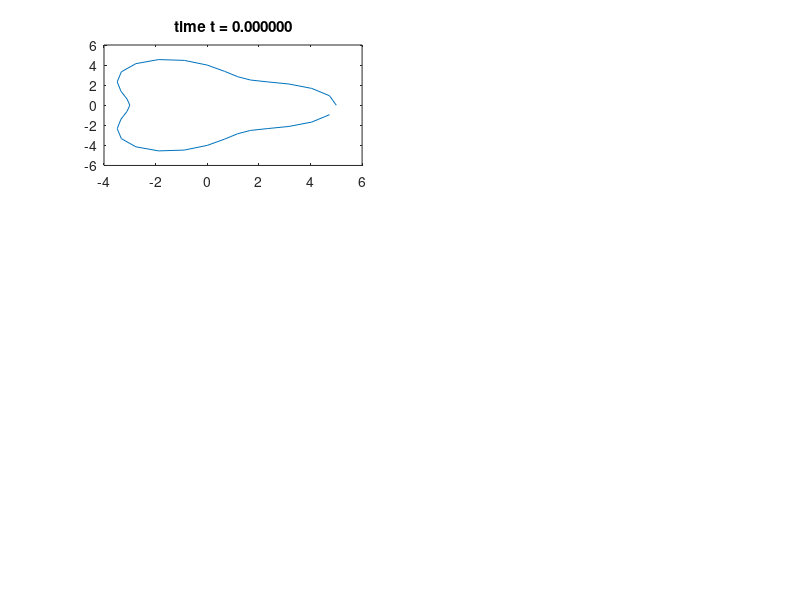

The MATLAB source for this figure: (Note: this script raises an error after producing the figure.)
% main function to test project curvature flow project
% Hai 09/10/2016

clear all
close all

%% Initial geometry set up
s = @(t) [(4+cos(3*t)).*cos(t), (4+cos(3*t)).*sin(t)];

%% Part 1 curve shape evolution
N = 400;    % time discretization
M = 32;     % space discretization
tfinal = 4; % final evolution time

tt = 0:tfinal;
count = numel(tt)-1;
xx = 2*pi*(0:1/M:(M-1)/M)';
x = NaN( M, 2, count);
x(:,:,1) = s(xx);
figure()
    subplot(3,2,1)
    plot(real(x(:,1,1)),real(x(:,2,1)))
    title(sprintf('time t = %f',tt(1)))
for k = 1:count 
    x(:,:,k+1) = curvflow( N/count, M, x(:,:,k), tt(k), tt(k+1));  
    subplot(3,2,k+1)
    plot(real(x(:,1,k+1)),real(x(:,2,k+1)))
    title(sprintf('time t = %f',tt(k+1)))
end

%% Part 2 CPU time per time-step
M = 2.^(7:12);
tcpu = NaN(numel(M),1);
for  k=1:numel(M)
   xx = 2*pi*(0:1/M(k):(M(k)-1)/M(k))';
   x = s(xx);
   tic
   x = curvflow( 1, M(k), x, 0, tfinal/N); 
   tcpu(k) = toc;
end
figure()
myloglog(M/M(1),tcpu,'c')   % M has been rescaled by M(1)
mytable(M,tcpu,'c')

%% Part 3 Order of accuracy
N = 2.^(2:6)*100;
M = 64;     % space discretization
tfinal = 4; % final evolution time

count = numel(N);
xx = 2*pi*(0:1/M:(M-1)/M)';
L = NaN(count,1);
for k = 1:count
    [x,xp] = curvflow( N(k), M, s(xx), 0, tfinal);
    L(k) = sum(sqrt(diag((xp*xp'))));
end
h = 4./N(1:end-1); E = L-L(end); E = abs(E(1:end-1));
figure()
myloglog(h,E,'e')
mytable(h,E,'e')



